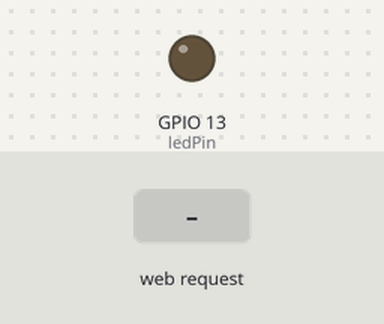
Bench run of a sketch on a simulated ESP32. Parts: output pins drawn as LEDs (lit = HIGH). Inputs (shaded band) come from the test bench. WiFi joins after 1.5 s; servers stay silent unless stated; what the sketch prints to the serial monitor is not drawn.

Above: at 2.7 s.
2.8 s: HTTP request GET /on received
At 4.0 s:
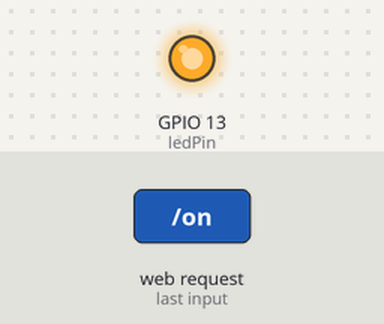
4.3 s: HTTP request GET /off received
At 5.1 s:
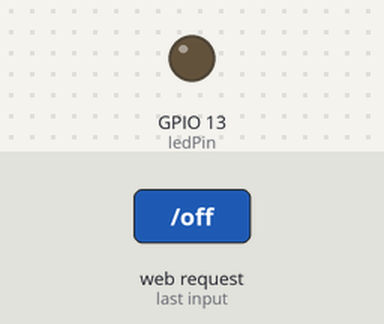
Timing chart, 0 to 7.3 s (numbered marks = the images above; inputs shaded):
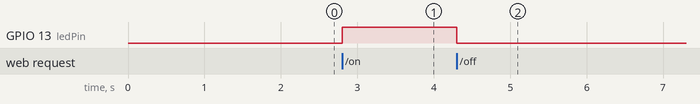

Measured:
- after the input at 2.8 s, GPIO 13 (ledPin): LOW → HIGH at once
- after the input at 4.3 s, GPIO 13 (ledPin): HIGH → LOW at once

The sketch:

36_esp32_with_localwebserver_ledon_ledoff.ino
```cpp
#include <WiFi.h>
#include <WebServer.h>

const char* ssid = "ABCD";
const char* password = "12345678";

WebServer server(80);

const int ledPin = 13;
bool ledState = false;

void handleRoot() {
    String html = "<!DOCTYPE html>";
    html += "<html><head><meta name='viewport' content='width=device-width, initial-scale=1'>";
    html += "<style>body{text-align:center;font-family:Arial;margin:0;padding:20px;background:#f4f4f4;}";
    html += "h1{color:#333;} .container{background:white;padding:20px;border-radius:10px;box-shadow:0 0 10px rgba(0,0,0,0.1);}";
    html += "button{font-size:20px;padding:10px 20px;margin:10px;border:none;border-radius:5px;cursor:pointer;}";
    html += "#on{background:#28a745;color:white;} #off{background:#dc3545;color:white;}";
    html += "</style></head><body>";
    html += "<div class='container'><h1>ESP32 LED Control</h1>";
    html += "<p><strong>LED State: " + String(ledState ? "ON" : "OFF") + "</strong></p>";
    html += "<p><a href='/on'><button id='on'>LED ON</button></a>";
    html += "<a href='/off'><button id='off'>LED OFF</button></a></p>";
    html += "</div></body></html>";
    server.send(200, "text/html", html);
}

void handleLEDOn() {
    digitalWrite(ledPin, HIGH);
    ledState = true;
    server.sendHeader("Location", "/", true);
    server.send(302, "text/plain", "");
}

void handleLEDOff() {
    digitalWrite(ledPin, LOW);
    ledState = false;
    server.sendHeader("Location", "/", true);
    server.send(302, "text/plain", "");
}

void setup() {
    pinMode(ledPin, OUTPUT);
    digitalWrite(ledPin, LOW);

    Serial.begin(115200);
    WiFi.begin(ssid, password);
    Serial.print("Connecting to WiFi");
    while (WiFi.status() != WL_CONNECTED) {
        delay(500);
        Serial.print(".");
    }
    Serial.println("\nConnected to WiFi!");
    Serial.print("IP Address: ");
    Serial.println(WiFi.localIP());

    server.on("/", handleRoot);
    server.on("/on", handleLEDOn);
    server.on("/off", handleLEDOff);

    server.begin();
    Serial.println("HTTP Server Started");
}

void loop() {
    server.handleClient();
}
```
